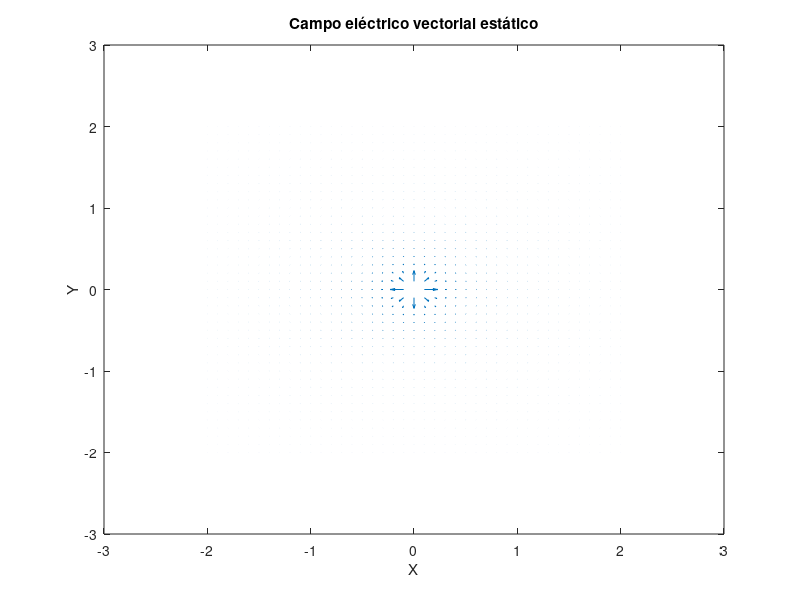
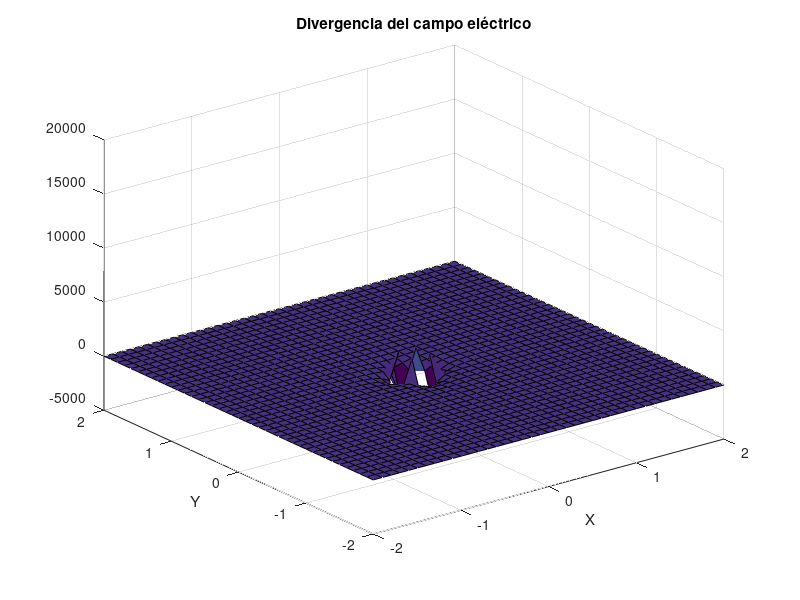
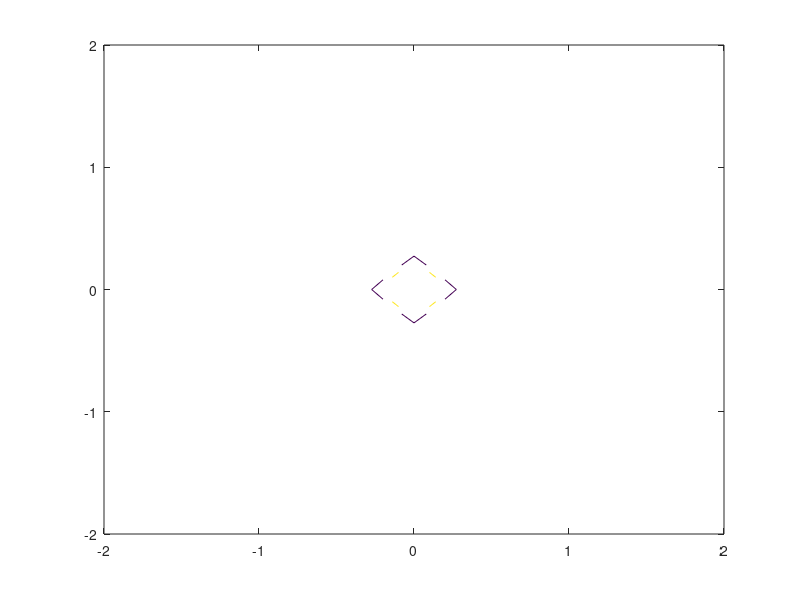
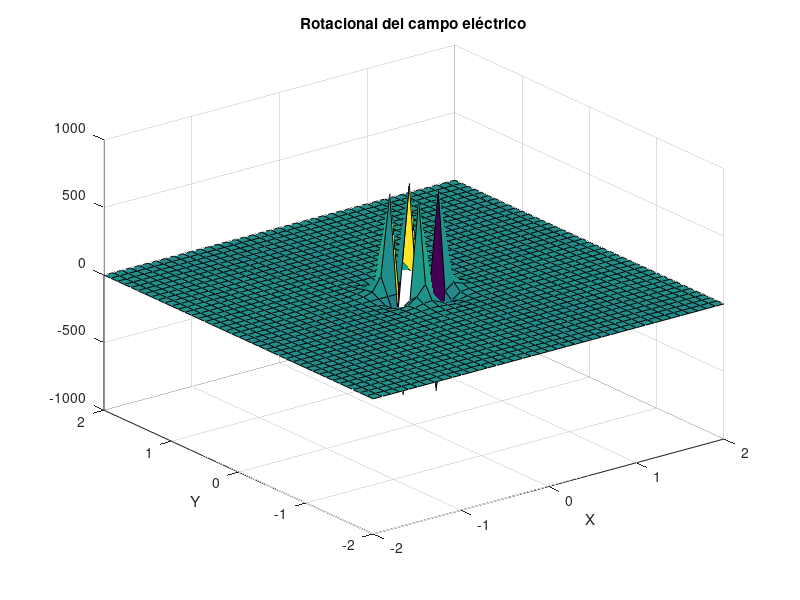

The MATLAB script that drew these images, in order:
% Definir la función que representa el campo eléctrico
% Parámetros
k = 8.99e9; % Constante de Coulomb
q = 1e-9;   % Carga puntual en Culombios
[x, y] = meshgrid(-2:0.1:2, -2:0.1:2); % Definir una rejilla de puntos en el espacio

% Calcular el campo eléctrico
Ex = k * q * x ./ (x.^2 + y.^2).^1.5;
Ey = k * q * y ./ (x.^2 + y.^2).^1.5;



% Graficar el campo eléctrico
quiver(x, y, Ex, Ey);
xlabel('X');
ylabel('Y');
title('Campo eléctrico vectorial estático');

% Calcular la divergencia del campo eléctrico
div_E = divergence(x, y, Ex, Ey);

% Calcular el rotacional del campo eléctrico
[Cx,Cy]=curl(x,y,Ex,Ey); %calculo del rotacional

% Graficar la divergencia
figure;
surf(x, y, div_E);
xlabel('X');
ylabel('Y');
title('Divergencia del campo eléctrico');
figure;
contour(x, y, div_E);

% Graficar el rotacional
figure;
surf(x, y, Cx, Cy);
xlabel('X');
ylabel('Y');
title('Rotacional del campo eléctrico');


figure;
quiver(x, y, Cx, Cy);
